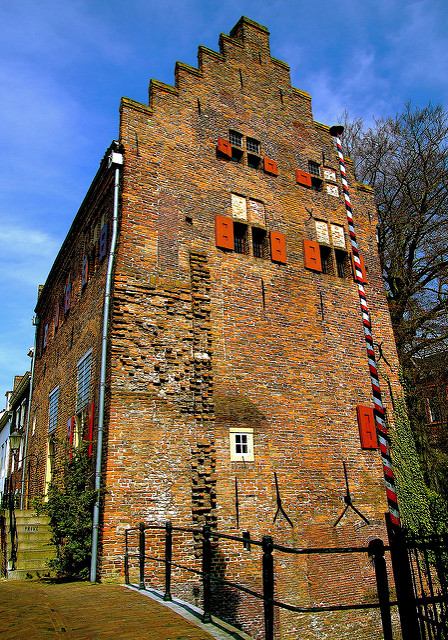
#> input picture 02. 部署/TensorRT/02. trtpy inference example/完整代码/crop_image/OST_009.png, 448 x 640 px
$ python crop_image.py
#> lines starting #> are read from the running program, lines starting #| are printed output that depends on the picture
import cv2
img = cv2.imread("OST_009.png",1)
#> img is the input picture: shape (640, 448, 3); mean B, G, R 93.1, 101.8, 111.4
print(img.shape)
#| (640, 448, 3)
img = cv2.resize(img, (240, 428))
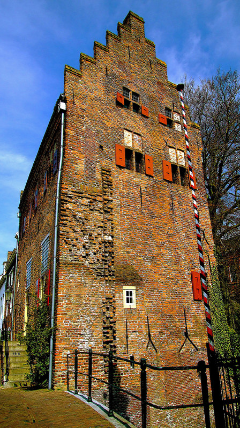
#> img: shape (428, 240, 3); mean B, G, R 93, 101.6, 111.3
print(img.shape)
#| (428, 240, 3)
cv2.imwrite("../workspace/OST_009_croped.jpg", img)
